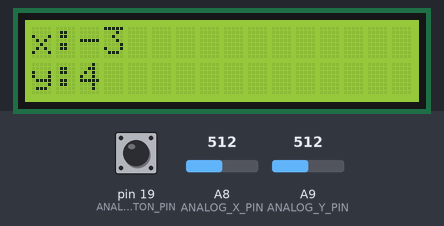
Simulated run of this sketch. Board: Arduino Mega 2560, built with avr-gcc and run on an emulated ATmega2560. On the bench: 16×2 character LCD. The test bench sets the inputs (shaded band); at power-on: pin 19 (ANALOG_BUTTON_PIN) HIGH, A8 (ANALOG_X_PIN) = 512, A9 (ANALOG_Y_PIN) = 512. What the sketch prints to the serial monitor is not drawn.

Above: at 1.2 s.
1.3 s: pin 19 (ANALOG_BUTTON_PIN) pulled LOW for 1 s
At 1.49 s:
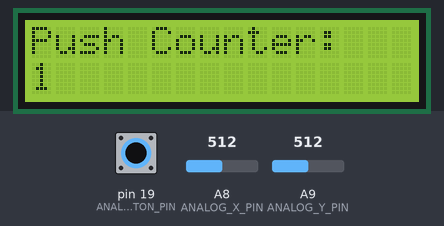
3.8 s: A8 (ANALOG_X_PIN) set to 716
At 4.9 s:
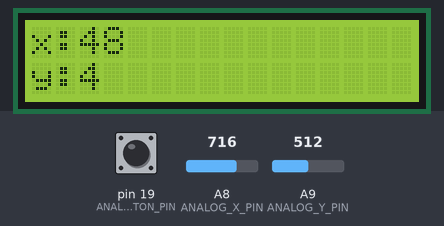
5.5 s: A9 (ANALOG_Y_PIN) set to 716
At 6.6 s:
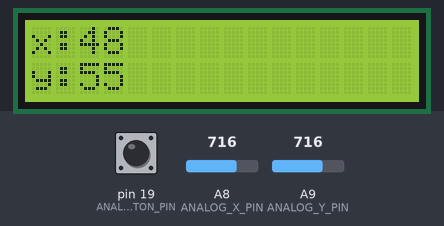
7.2 s: A8 (ANALOG_X_PIN) set to 900
At 8.2 s:
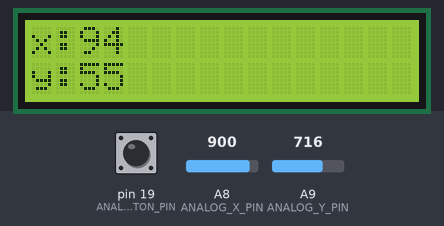
8.8 s: A9 (ANALOG_Y_PIN) set to 900
At 9.8 s:
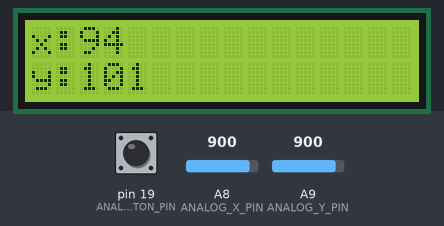
10.4 s: pin 19 (ANALOG_BUTTON_PIN) pulled LOW for 1 s
At 10.47 s:
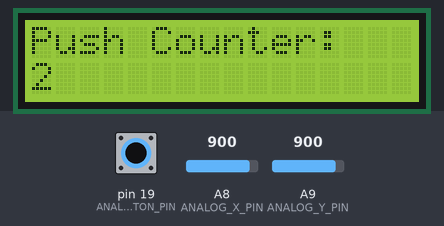
Timing chart, 0 to 13.4 s (numbered marks = the images above; inputs shaded):
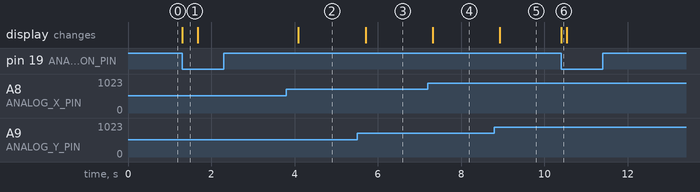

Measured:
- after the input at 1.3 s, the display: changes at once (image 1)
- after the input at 3.8 s, the display: changes after 0.29 s (image 2)
- after the input at 5.5 s, the display: changes after 0.21 s (image 3)
- after the input at 7.2 s, the display: changes after 0.12 s (image 4)
- after the input at 8.8 s, the display: changes after 0.13 s (image 5)
- after the input at 10.4 s, the display: changes at once (image 6)

The sketch:

Week37.ino
```cpp
#include <LiquidCrystal.h>

#define ANALOG_X_PIN A8
#define ANALOG_Y_PIN A9
#define ANALOG_BUTTON_PIN 19

#define ANALOG_X_CORRECTION 130
#define ANALOG_Y_CORRECTION 123

int pressCount = 0;
volatile unsigned long lastInterruptTime = 0;

struct Button {
  bool pressed = false;
};

struct Joystick {
  int x = 0;
  int y = 0;
  Button button;
};

int maxX[] = {-130,125};
int maxY[] = {-123,132};

const int rs = 37, en = 36, d4 = 35, d5 = 34, d6 = 33, d7 = 32;
LiquidCrystal lcd(rs, en, d4, d5, d6, d7);

void setup() {
  lcd.begin(16, 2);

  pinMode(ANALOG_BUTTON_PIN, INPUT_PULLUP);
  attachInterrupt(digitalPinToInterrupt(19), joyPressed, FALLING);
  Serial.begin(9600);
}

void loop() {
  Joystick joystick;

  joystick.x = readAnalogAxisLevel(ANALOG_X_PIN) - ANALOG_X_CORRECTION;
  joystick.y = readAnalogAxisLevel(ANALOG_Y_PIN) - ANALOG_Y_CORRECTION;
  joystick.button.pressed = isAnalogButtonPressed(ANALOG_BUTTON_PIN);
  int* joyPercents = joystickPercentages(joystick.x, joystick.y);

  // Update LCD
  lcd.clear();
  lcd.setCursor(0, 0);
  lcd.print("x:");
  lcd.print(joystick.x);
  lcd.setCursor(16, 0);
  lcd.print(joyPercents[0]);
  lcd.print("%");

  lcd.setCursor(0, 1);
  lcd.print("y:");
  lcd.print(joystick.y);
  lcd.setCursor(16, 1);
  lcd.print(joyPercents[1]);
  lcd.print("%");

  // Debug output
  Serial.print("X: ");
  Serial.println(joystick.x);

  Serial.print("Y: ");
  Serial.println(joystick.y);

  if (joystick.button.pressed) {
    Serial.println("Button pressed");
  } else {
    Serial.println("Button not pressed");
  }

  delay(800);
}

int readAnalogAxisLevel(int pin) {
  return map(analogRead(pin), 0, 1023, 0, 255);
}

bool isAnalogButtonPressed(int pin) {
  return digitalRead(pin) == LOW;
}

int* joystickPercentages(int x, int y){

  static int joystickPercentageValues[2]; // must be static to return pointer

  if(x>0){
    joystickPercentageValues[0]=100*x/maxX[1];
  }else{
    joystickPercentageValues[0]=100*(-x)/(-maxX[0]); // use absolute
  }

  if(y>0){
    joystickPercentageValues[1]=100*y/maxY[1];
  }else{
    joystickPercentageValues[1]=100*(-y)/(-maxY[0]); // use absolute
  }

  // clamp to 100 just in case
  if(joystickPercentageValues[0]>100) joystickPercentageValues[0]=100;
  if(joystickPercentageValues[1]>100) joystickPercentageValues[1]=100;

  return joystickPercentageValues;
}

void joyPressed(){
  unsigned long interruptTime = millis();
  if (interruptTime - lastInterruptTime > 200) {
    pressCount++;
    Serial.println(pressCount);
    lastInterruptTime = interruptTime;
    lcd.clear();
    lcd.setCursor(0, 0);
    lcd.print("Push Counter:");
    lcd.setCursor(0, 1);
    lcd.print(pressCount);

  }
}
```
